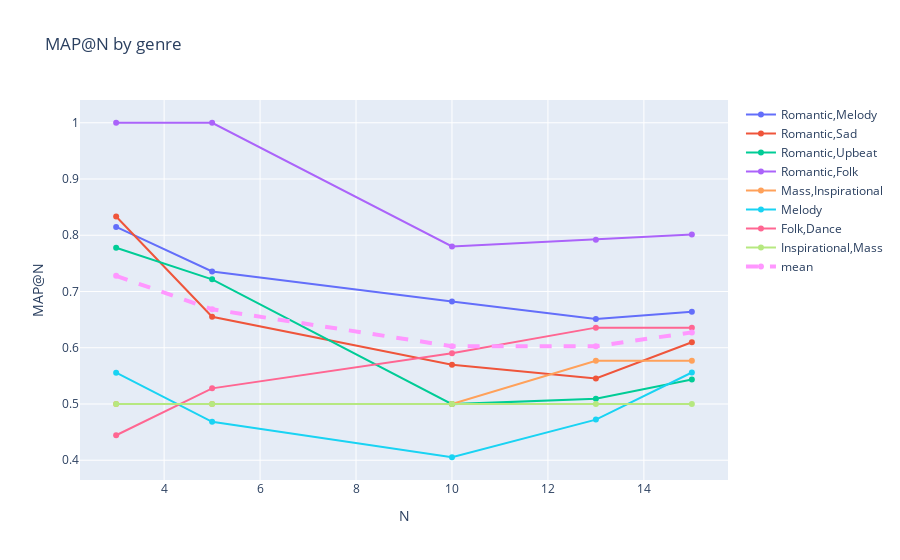

Write notebook code for a chart like this one.
### Markdown cell above
### Step 11: Compute mAP@N for each genre and for the whole dataset

### Code cell
numeric_columns = [f'@{N}' for N in N_range]

mAP_by_genre = df.groupby('genre')[numeric_columns].mean()
mAP_dataset = df[numeric_columns].mean().to_frame().rename(columns={0: 'mAP'})

print('Mean average precision for each genre: ')
print(mAP_by_genre)
print('Mean average precision for entire dataset: ')
print(mAP_dataset)

fig = go.Figure()
for genre in df['genre'].unique():
    fig.add_trace(go.Scatter(y=mAP_by_genre.loc[genre], x=N_range, mode='lines+markers', name=genre))
fig.add_trace(go.Scatter(y=mAP_dataset['mAP'], x=N_range, mode='lines+markers', name='mean', line=dict(width=4, dash='dash')))

fig.update_layout(title='MAP@N by genre', xaxis_title='N', yaxis_title='MAP@N')
fig.show()

### Figure 1 — Plotly figure (JSON) as saved in the notebook; plotly's stock layout.template omitted (floating-point values rounded to 4 significant figures)
{"data": [{"mode": "lines+markers", "name": "Romantic,Melody", "type": "scatter", "x": [3, 5, 10, 13, 15], "y": [0.8148, 0.7356, 0.6824, 0.6512, 0.6642]}, {"mode": "lines+markers", "name": "Romantic,Sad", "type": "scatter", "x": [3, 5, 10, 13, 15], "y": [0.8333, 0.655, 0.5698, 0.5452, 0.6097]}, {"mode": "lines+markers", "name": "Romantic,Upbeat", "type": "scatter", "x": [3, 5, 10, 13, 15], "y": [0.7778, 0.7217, 0.4998, 0.5093, 0.5435]}, {"mode": "lines+markers", "name": "Romantic,Folk", "type": "scatter", "x": [3, 5, 10, 13, 15], "y": [1, 1, 0.78, 0.7921, 0.8014]}, {"mode": "lines+markers", "name": "Mass,Inspirational", "type": "scatter", "x": [3, 5, 10, 13, 15], "y": [0.5, 0.5, 0.5, 0.5769, 0.5769]}, {"mode": "lines+markers", "name": "Melody", "type": "scatter", "x": [3, 5, 10, 13, 15], "y": [0.5556, 0.4683, 0.4053, 0.4722, 0.556]}, {"mode": "lines+markers", "name": "Folk,Dance", "type": "scatter", "x": [3, 5, 10, 13, 15], "y": [0.4444, 0.5278, 0.5903, 0.6357, 0.6357]}, {"mode": "lines+markers", "name": "Inspirational,Mass", "type": "scatter", "x": [3, 5, 10, 13, 15], "y": [0.5, 0.5, 0.5, 0.5, 0.5]}, {"line": {"dash": "dash", "width": 4}, "mode": "lines+markers", "name": "mean", "type": "scatter", "x": [3, 5, 10, 13, 15], "y": [0.7278, 0.6683, 0.6026, 0.6028, 0.6273]}], "layout": {"title": {"text": "MAP@N by genre"}, "xaxis": {"title": {"text": "N"}}, "yaxis": {"title": {"text": "MAP@N"}}}}
